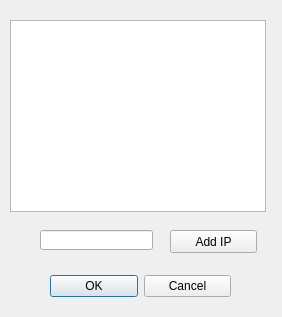
<?xml version="1.0" encoding="UTF-8"?>
<ui version="4.0">
 <class>BannedIPDialog</class>
 <widget class="QDialog" name="BannedIPDialog">
  <property name="geometry">
   <rect>
    <x>0</x>
    <y>0</y>
    <width>282</width>
    <height>317</height>
   </rect>
  </property>
  <property name="windowTitle">
   <string>Ban Manager</string>
  </property>
  <widget class="QWidget" name="layoutWidget">
   <property name="geometry">
    <rect>
     <x>50</x>
     <y>270</y>
     <width>181</width>
     <height>33</height>
    </rect>
   </property>
   <layout class="QHBoxLayout">
    <property name="spacing">
     <number>6</number>
    </property>
    <property name="leftMargin">
     <number>0</number>
    </property>
    <property name="topMargin">
     <number>0</number>
    </property>
    <property name="rightMargin">
     <number>0</number>
    </property>
    <property name="bottomMargin">
     <number>0</number>
    </property>
    <item>
     <widget class="QPushButton" name="okButton">
      <property name="text">
       <string>OK</string>
      </property>
     </widget>
    </item>
    <item>
     <widget class="QPushButton" name="Cancelbtn">
      <property name="text">
       <string>Cancel</string>
      </property>
     </widget>
    </item>
   </layout>
  </widget>
  <widget class="QListWidget" name="lb_bannedIPs">
   <property name="geometry">
    <rect>
     <x>10</x>
     <y>20</y>
     <width>256</width>
     <height>192</height>
    </rect>
   </property>
   <property name="selectionMode">
    <enum>QAbstractItemView::ExtendedSelection</enum>
   </property>
   <property name="selectionBehavior">
    <enum>QAbstractItemView::SelectRows</enum>
   </property>
  </widget>
  <widget class="QLineEdit" name="tb_IP">
   <property name="geometry">
    <rect>
     <x>40</x>
     <y>230</y>
     <width>113</width>
     <height>20</height>
    </rect>
   </property>
  </widget>
  <widget class="QPushButton" name="AddIPbtn">
   <property name="geometry">
    <rect>
     <x>170</x>
     <y>230</y>
     <width>87</width>
     <height>23</height>
    </rect>
   </property>
   <property name="text">
    <string>Add IP</string>
   </property>
  </widget>
 </widget>
 <resources/>
 <connections/>
</ui>
